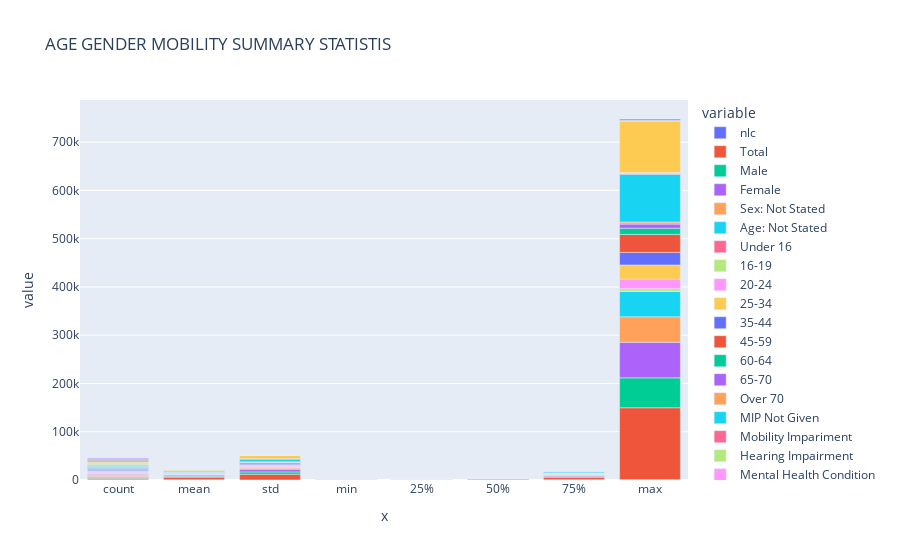

Notebook code cell kept with this figure:
### Code cell
# Assigns the dataset to a variable df and assigns it to a plotly function to chart a graph
df = NBT_entry_agm.describe()
fig = px.bar(df, y = list(NBT_entry_agm.describe().columns), x = list(NBT_entry_agm.describe().index), title = 'AGE GENDER MOBILITY SUMMARY STATISTIS')
fig.show()

### Figure 1 — Plotly figure (JSON) as saved in the notebook; plotly's stock layout.template omitted (floating-point values rounded to 4 significant figures)
{"data": [{"alignmentgroup": "True", "hovertemplate": "variable=nlc<br>x=%{x}<br>value=%{y}<extra></extra>", "legendgroup": "nlc", "marker": {"color": "#636efa", "pattern": {"shape": ""}}, "name": "nlc", "offsetgroup": "nlc", "orientation": "v", "showlegend": true, "textposition": "auto", "type": "bar", "x": ["count", "mean", "std", "min", "25%", "50%", "75%", "max"], "xaxis": "x", "y": [1869, 644.2, 85.04, 500, 571, 641, 716, 884], "yaxis": "y"}, {"alignmentgroup": "True", "hovertemplate": "variable=Total<br>x=%{x}<br>value=%{y}<extra></extra>", "legendgroup": "Total", "marker": {"color": "#EF553B", "pattern": {"shape": ""}}, "name": "Total", "offsetgroup": "Total", "orientation": "v", "showlegend": true, "textposition": "auto", "type": "bar", "x": ["count", "mean", "std", "min", "25%", "50%", "75%", "max"], "xaxis": "x", "y": [1869, 5220.0, 12000.0, 0, 466, 1584, 4919, 148889], "yaxis": "y"}, {"alignmentgroup": "True", "hovertemplate": "variable=Male<br>x=%{x}<br>value=%{y}<extra></extra>", "legendgroup": "Male", "marker": {"color": "#00cc96", "pattern": {"shape": ""}}, "name": "Male", "offsetgroup": "Male", "orientation": "v", "showlegend": true, "textposition": "auto", "type": "bar", "x": ["count", "mean", "std", "min", "25%", "50%", "75%", "max"], "xaxis": "x", "y": [1869, 1958.0, 4646.0, 0, 79, 578, 1858, 61831], "yaxis": "y"}, {"alignmentgroup": "True", "hovertemplate": "variable=Female<br>x=%{x}<br>value=%{y}<extra></extra>", "legendgroup": "Female", "marker": {"color": "#ab63fa", "pattern": {"shape": ""}}, "name": "Female", "offsetgroup": "Female", "orientation": "v", "showlegend": true, "textposition": "auto", "type": "bar", "x": ["count", "mean", "std", "min", "25%", "50%", "75%", "max"], "xaxis": "x", "y": [1869, 2487.0, 5776.0, 0, 68, 698, 2385, 73603], "yaxis": "y"}, {"alignmentgroup": "True", "hovertemplate": "variable=Sex: Not Stated<br>x=%{x}<br>value=%{y}<extra></extra>", "legendgroup": "Sex: Not Stated", "marker": {"color": "#FFA15A", "pattern": {"shape": ""}}, "name": "Sex: Not Stated", "offsetgroup": "Sex: Not Stated", "orientation": "v", "showlegend": true, "textposition": "auto", "type": "bar", "x": ["count", "mean", "std", "min", "25%", "50%", "75%", "max"], "xaxis": "x", "y": [1869, 775.4, 2194.0, 0, 53, 193, 641, 52990], "yaxis": "y"}, {"alignmentgroup": "True", "hovertemplate": "variable=Age: Not Stated<br>x=%{x}<br>value=%{y}<extra></extra>", "legendgroup": "Age: Not Stated", "marker": {"color": "#19d3f3", "pattern": {"shape": ""}}, "name": "Age: Not Stated", "offsetgroup": "Age: Not Stated", "orientation": "v", "showlegend": true, "textposition": "auto", "type": "bar", "x": ["count", "mean", "std", "min", "25%", "50%", "75%", "max"], "xaxis": "x", "y": [1869, 763, 2174.0, 0, 46, 180, 621, 52424], "yaxis": "y"}, {"alignmentgroup": "True", "hovertemplate": "variable=Under 16<br>x=%{x}<br>value=%{y}<extra></extra>", "legendgroup": "Under 16", "marker": {"color": "#FF6692", "pattern": {"shape": ""}}, "name": "Under 16", "offsetgroup": "Under 16", "orientation": "v", "showlegend": true, "textposition": "auto", "type": "bar", "x": ["count", "mean", "std", "min", "25%", "50%", "75%", "max"], "xaxis": "x", "y": [1869, 10.53, 31.94, 0, 0, 0, 2, 410], "yaxis": "y"}, {"alignmentgroup": "True", "hovertemplate": "variable=16-19<br>x=%{x}<br>value=%{y}<extra></extra>", "legendgroup": "16-19", "marker": {"color": "#B6E880", "pattern": {"shape": ""}}, "name": "16-19", "offsetgroup": "16-19", "orientation": "v", "showlegend": true, "textposition": "auto", "type": "bar", "x": ["count", "mean", "std", "min", "25%", "50%", "75%", "max"], "xaxis": "x", "y": [1869, 151.8, 366.6, 0, 0, 30, 148, 5447], "yaxis": "y"}, {"alignmentgroup": "True", "hovertemplate": "variable=20-24<br>x=%{x}<br>value=%{y}<extra></extra>", "legendgroup": "20-24", "marker": {"color": "#FF97FF", "pattern": {"shape": ""}}, "name": "20-24", "offsetgroup": "20-24", "orientation": "v", "showlegend": true, "textposition": "auto", "type": "bar", "x": ["count", "mean", "std", "min", "25%", "50%", "75%", "max"], "xaxis": "x", "y": [1869, 710.4, 1670.0, 0, 16, 186, 653, 19749], "yaxis": "y"}, {"alignmentgroup": "True", "hovertemplate": "variable=25-34<br>x=%{x}<br>value=%{y}<extra></extra>", "legendgroup": "25-34", "marker": {"color": "#FECB52", "pattern": {"shape": ""}}, "name": "25-34", "offsetgroup": "25-34", "orientation": "v", "showlegend": true, "textposition": "auto", "type": "bar", "x": ["count", "mean", "std", "min", "25%", "50%", "75%", "max"], "xaxis": "x", "y": [1869, 1164.0, 2665.0, 0, 31, 310, 1090, 29286], "yaxis": "y"}, {"alignmentgroup": "True", "hovertemplate": "variable=35-44<br>x=%{x}<br>value=%{y}<extra></extra>", "legendgroup": "35-44", "marker": {"color": "#636efa", "pattern": {"shape": ""}}, "name": "35-44", "offsetgroup": "35-44", "orientation": "v", "showlegend": true, "textposition": "auto", "type": "bar", "x": ["count", "mean", "std", "min", "25%", "50%", "75%", "max"], "xaxis": "x", "y": [1869, 828.4, 1987.0, 0, 18, 221, 767, 26025], "yaxis": "y"}, {"alignmentgroup": "True", "hovertemplate": "variable=45-59<br>x=%{x}<br>value=%{y}<extra></extra>", "legendgroup": "45-59", "marker": {"color": "#EF553B", "pattern": {"shape": ""}}, "name": "45-59", "offsetgroup": "45-59", "orientation": "v", "showlegend": true, "textposition": "auto", "type": "bar", "x": ["count", "mean", "std", "min", "25%", "50%", "75%", "max"], "xaxis": "x", "y": [1869, 1047.0, 2650.0, 0, 23, 268, 906, 37240], "yaxis": "y"}, {"alignmentgroup": "True", "hovertemplate": "variable=60-64<br>x=%{x}<br>value=%{y}<extra></extra>", "legendgroup": "60-64", "marker": {"color": "#00cc96", "pattern": {"shape": ""}}, "name": "60-64", "offsetgroup": "60-64", "orientation": "v", "showlegend": true, "textposition": "auto", "type": "bar", "x": ["count", "mean", "std", "min", "25%", "50%", "75%", "max"], "xaxis": "x", "y": [1869, 269.6, 715.7, 0, 0, 53, 236, 12951], "yaxis": "y"}, {"alignmentgroup": "True", "hovertemplate": "variable=65-70<br>x=%{x}<br>value=%{y}<extra></extra>", "legendgroup": "65-70", "marker": {"color": "#ab63fa", "pattern": {"shape": ""}}, "name": "65-70", "offsetgroup": "65-70", "orientation": "v", "showlegend": true, "textposition": "auto", "type": "bar", "x": ["count", "mean", "std", "min", "25%", "50%", "75%", "max"], "xaxis": "x", "y": [1869, 168.3, 453.5, 0, 0, 28, 149, 8494], "yaxis": "y"}, {"alignmentgroup": "True", "hovertemplate": "variable=Over 70<br>x=%{x}<br>value=%{y}<extra></extra>", "legendgroup": "Over 70", "marker": {"color": "#FFA15A", "pattern": {"shape": ""}}, "name": "Over 70", "offsetgroup": "Over 70", "orientation": "v", "showlegend": true, "textposition": "auto", "type": "bar", "x": ["count", "mean", "std", "min", "25%", "50%", "75%", "max"], "xaxis": "x", "y": [1869, 107.1, 279.7, 0, 0, 15, 97, 4278], "yaxis": "y"}, {"alignmentgroup": "True", "hovertemplate": "variable=MIP Not Given<br>x=%{x}<br>value=%{y}<extra></extra>", "legendgroup": "MIP Not Given", "marker": {"color": "#19d3f3", "pattern": {"shape": ""}}, "name": "MIP Not Given", "offsetgroup": "MIP Not Given", "orientation": "v", "showlegend": true, "textposition": "auto", "type": "bar", "x": ["count", "mean", "std", "min", "25%", "50%", "75%", "max"], "xaxis": "x", "y": [1869, 2910.0, 6280.0, 0, 378, 1025, 2899, 98873], "yaxis": "y"}, {"alignmentgroup": "True", "hovertemplate": "variable=Mobility Impariment<br>x=%{x}<br>value=%{y}<extra></extra>", "legendgroup": "Mobility Impariment", "marker": {"color": "#FF6692", "pattern": {"shape": ""}}, "name": "Mobility Impariment", "offsetgroup": "Mobility Impariment", "orientation": "v", "showlegend": true, "textposition": "auto", "type": "bar", "x": ["count", "mean", "std", "min", "25%", "50%", "75%", "max"], "xaxis": "x", "y": [1869, 29.31, 94.66, 0, 0, 0, 14, 1642], "yaxis": "y"}, {"alignmentgroup": "True", "hovertemplate": "variable=Hearing Impairment<br>x=%{x}<br>value=%{y}<extra></extra>", "legendgroup": "Hearing Impairment", "marker": {"color": "#B6E880", "pattern": {"shape": ""}}, "name": "Hearing Impairment", "offsetgroup": "Hearing Impairment", "orientation": "v", "showlegend": true, "textposition": "auto", "type": "bar", "x": ["count", "mean", "std", "min", "25%", "50%", "75%", "max"], "xaxis": "x", "y": [1869, 23.96, 83.52, 0, 0, 0, 9, 1457], "yaxis": "y"}, {"alignmentgroup": "True", "hovertemplate": "variable=Mental Health Condition<br>x=%{x}<br>value=%{y}<extra></extra>", "legendgroup": "Mental Health Condition", "marker": {"color": "#FF97FF", "pattern": {"shape": ""}}, "name": "Mental Health Condition", "offsetgroup": "Mental Health Condition", "orientation": "v", "showlegend": true, "textposition": "auto", "type": "bar", "x": ["count", "mean", "std", "min", "25%", "50%", "75%", "max"], "xaxis": "x", "y": [1869, 12.46, 43.95, 0, 0, 0, 1, 667], "yaxis": "y"}, {"alignmentgroup": "True", "hovertemplate": "variable=None<br>x=%{x}<br>value=%{y}<extra></extra>", "legendgroup": "None", "marker": {"color": "#FECB52", "pattern": {"shape": ""}}, "name": "None", "offsetgroup": "None", "orientation": "v", "showlegend": true, "textposition": "auto", "type": "bar", "x": ["count", "mean", "std", "min", "25%", "50%", "75%", "max"], "xaxis": "x", "y": [1869, 2184.0, 6823.0, 0, 0, 116, 1445, 106618], "yaxis": "y"}, {"alignmentgroup": "True", "hovertemplate": "variable=Visual Impairment<br>x=%{x}<br>value=%{y}<extra></extra>", "legendgroup": "Visual Impairment", "marker": {"color": "#636efa", "pattern": {"shape": ""}}, "name": "Visual Impairment", "offsetgroup": "Visual Impairment", "orientation": "v", "showlegend": true, "textposition": "auto", "type": "bar", "x": ["count", "mean", "std", "min", "25%", "50%", "75%", "max"], "xaxis": "x", "y": [1869, 11.43, 40.39, 0, 0, 0, 1, 577], "yaxis": "y"}, {"alignmentgroup": "True", "hovertemplate": "variable=Learning Dissability<br>x=%{x}<br>value=%{y}<extra></extra>", "legendgroup": "Learning Dissability", "marker": {"color": "#EF553B", "pattern": {"shape": ""}}, "name": "Learning Dissability", "offsetgroup": "Learning Dissability", "orientation": "v", "showlegend": true, "textposition": "auto", "type": "bar", "x": ["count", "mean", "std", "min", "25%", "50%", "75%", "max"], "xaxis": "x", "y": [1869, 7.622, 34.84, 0, 0, 0, 0, 428], "yaxis": "y"}, {"alignmentgroup": "True", "hovertemplate": "variable=Serious Long Term Illness<br>x=%{x}<br>value=%{y}<extra></extra>", "legendgroup": "Serious Long Term Illness", "marker": {"color": "#00cc96", "pattern": {"shape": ""}}, "name": "Serious Long Term Illness", "offsetgroup": "Serious Long Term Illness", "orientation": "v", "showlegend": true, "textposition": "auto", "type": "bar", "x": ["count", "mean", "std", "min", "25%", "50%", "75%", "max"], "xaxis": "x", "y": [1869, 16.77, 60.82, 0, 0, 0, 4, 850], "yaxis": "y"}, {"alignmentgroup": "True", "hovertemplate": "variable=Other<br>x=%{x}<br>value=%{y}<extra></extra>", "legendgroup": "Other", "marker": {"color": "#ab63fa", "pattern": {"shape": ""}}, "name": "Other", "offsetgroup": "Other", "orientation": "v", "showlegend": true, "textposition": "auto", "type": "bar", "x": ["count", "mean", "std", "min", "25%", "50%", "75%", "max"], "xaxis": "x", "y": [1869, 24.12, 95.42, 0, 0, 0, 7, 2360], "yaxis": "y"}], "layout": {"barmode": "relative", "legend": {"title": {"text": "variable"}, "tracegroupgap": 0}, "title": {"text": "AGE GENDER MOBILITY SUMMARY STATISTIS"}, "xaxis": {"anchor": "y", "domain": [0, 1], "title": {"text": "x"}}, "yaxis": {"anchor": "x", "domain": [0, 1], "title": {"text": "value"}}}}
